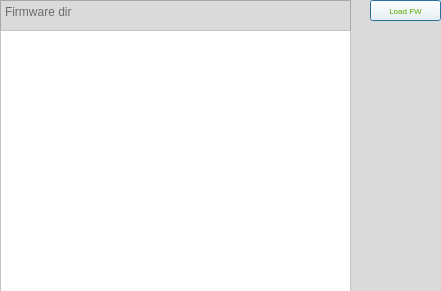
      <widget class="QWidget" name="widget_4" native="true">
       <property name="geometry">
        <rect>
         <x>0</x>
         <y>220</y>
         <width>441</width>
         <height>291</height>
        </rect>
       </property>
       <property name="styleSheet">
        <string notr="true">font: 75 6pt &quot;MS Shell Dlg 2&quot;;
border-color: rgb(41, 91, 255);
gridline-color: rgb(0, 0, 127);
color: rgb(0, 0, 0);
background-color: rgb(218, 218, 218);</string>
       </property>
       <widget class="QTextEdit" name="fbfirmware">
        <property name="geometry">
         <rect>
          <x>0</x>
          <y>0</y>
          <width>351</width>
          <height>31</height>
         </rect>
        </property>
        <property name="cursor" stdset="0">
         <cursorShape>ForbiddenCursor</cursorShape>
        </property>
        <property name="acceptDrops">
         <bool>false</bool>
        </property>
        <property name="layoutDirection">
         <enum>Qt::LeftToRight</enum>
        </property>
        <property name="styleSheet">
         <string notr="true">font: 6pt &quot;Myanmar Text&quot;;</string>
        </property>
        <property name="frameShadow">
         <enum>QFrame::Sunken</enum>
        </property>
        <property name="verticalScrollBarPolicy">
         <enum>Qt::ScrollBarAlwaysOff</enum>
        </property>
        <property name="horizontalScrollBarPolicy">
         <enum>Qt::ScrollBarAlwaysOff</enum>
        </property>
        <property name="placeholderText">
         <string>Firmware dir</string>
        </property>
        <property name="tabStopWidth" stdset="0">
         <number>82</number>
        </property>
       </widget>
       <widget class="QPushButton" name="fbload">
        <property name="geometry">
         <rect>
          <x>370</x>
          <y>0</y>
          <width>71</width>
          <height>21</height>
         </rect>
        </property>
        <property name="font">
         <font>
          <family>MS Shell Dlg 2</family>
          <pointsize>6</pointsize>
          <italic>false</italic>
          <bold>false</bold>
         </font>
        </property>
        <property name="styleSheet">
         <string notr="true">background-color: rgb(255, 255, 255);
font: 75 6pt &quot;MS Shell Dlg 2&quot;;

color: rgb(85, 170, 0);</string>
        </property>
        <property name="text">
         <string>Load FW</string>
        </property>
        <property name="checkable">
         <bool>false</bool>
        </property>
        <property name="autoDefault">
         <bool>false</bool>
        </property>
        <property name="default">
         <bool>true</bool>
        </property>
        <property name="flat">
         <bool>false</bool>
        </property>
       </widget>
       <widget class="QTextEdit" name="fblistwidget">
        <property name="geometry">
         <rect>
          <x>0</x>
          <y>30</y>
          <width>351</width>
          <height>271</height>
         </rect>
        </property>
        <property name="contextMenuPolicy">
         <enum>Qt::NoContextMenu</enum>
        </property>
        <property name="autoFillBackground">
         <bool>false</bool>
        </property>
        <property name="styleSheet">
         <string notr="true">color: rgb(0, 0, 0);
background-color: rgb(255, 255, 255);</string>
        </property>
        <property name="frameShape">
         <enum>QFrame::StyledPanel</enum>
        </property>
        <property name="frameShadow">
         <enum>QFrame::Raised</enum>
        </property>
        <property name="lineWidth">
         <number>7</number>
        </property>
       </widget>
      </widget>
